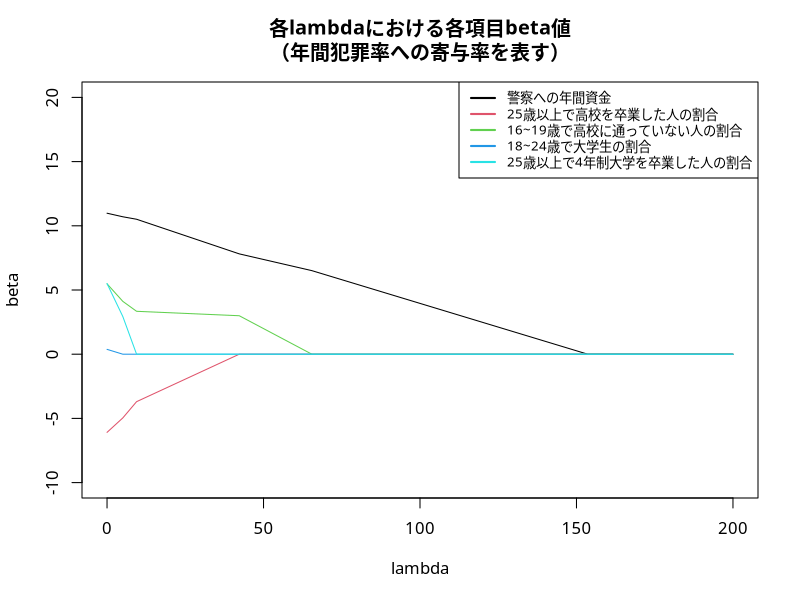

Source code (R):
# Clear Working Memory
rm(list = ls())

# Setting Japanese font (for MacOSX)
par(family= "HiraKakuProN-W3")

# Function for determining formula type
soft_th <- function(lambda, x) {
  # xの絶対値がlambdaの絶対値よりも小さいときは、0を返す。
  # xの絶対値がlambdaの絶対値よりも大きいときは、
  # 二者の絶対値の差に「xの元々の符号」を付けて返す。
  return(sign(x) * pmax(abs(x) - lambda, 0))
}

# Function for centralization
centralize <- function(X, y, standardize = TRUE) {
  X <- as.matrix(X)
  n <- nrow(X)
  p <- ncol(X)
  X_bar <- array(dim = p)
  X_sd <- array(dim = p)
  
  for (j in 1:p) {
    X_bar[j] <- mean(X[, j])
    X[, j] <- (X[, j] - X_bar[j])
    X_sd[j] <- sqrt(var(X[, j]))
    
    if (standardize == TRUE) {
      X[, j] <- X[, j] / X_sd[j]
    }
  }
  
  if (class(y) == "matrix") { # in case y is matrix
    K <- ncol(y)
    y_bar <- array(dim = K)
    
    for (k in 1:K) {
      y_bar[k] <- mean(y[, k])
      y[, k] <- y[, k] - y_bar[k]
    }
  } else { # in case y is vector
    y_bar <- mean(y)
    y <- y - y_bar
  }
  
  return(list(X = X, y = y, X_bar = X_bar, X_sd = X_sd, y_bar = y_bar))
}

# Function for linear Lasso
linear_lasso <- function(X, y, lambda = 0, beta = rep(0, ncol(X))) {
  n <- nrow(X)
  p <- ncol(X)
  
  res <- centralize(X, y) # X, yを中心化
  X <- res$X
  y <- res$y
  
  eps <- 1 # betaの収束判定用変数を1で初期化する。
  beta_old <- beta # beta_oldを引数betaで初期化する。
  
  # Lassoのコアルーチン
  while (eps > 0.001) {
    for (j in 1:p) {
      r <- y - as.matrix(X[, -j]) %*% beta[-j]
      beta[j] <- soft_th(lambda, sum(r * X[, j]) / n) / (sum(X[, j] * X[, j]) / n)
    }
    eps <- max(abs(beta - beta_old))
    print(eps)
    beta_old <- beta
  }
  
  beta <- beta / res$X_sd # betaを正規化する前の値に戻す。
  beta_0 <- res$y_bar - sum(res$X_bar * beta) # Lassoの切片beta_0
  
  return(list(beta = beta, beta_0 = beta_0))
}

# Main routine

df <- read.table("crime.txt")
X <- df[, 3:7]
y <- df[, 1]

p <- ncol(X)
lambda_seq <- seq(0, 200, 0.1)

plot(lambda_seq, 
     xlim = c(0, 200),
     ylim = c(-10, 20), 
     xlab = "lambda",
     ylab = "beta", 
     main = "各lambdaにおける各項目beta値\n（年間犯罪率への寄与率を表す）",
     type = "n",
     col = "red")

r <- length(lambda_seq)
coef_seq <- array(dim = c(r, p)) # 各lambdaに対するbeta値を格納する配列

for (i in 1:r) {
  coef_seq[i, ] <- linear_lasso(X, y, lambda_seq[i])$beta
}

for (j in 1:p) {
  par(new = TRUE)
  lines(lambda_seq, coef_seq[, j], col = j)
}

legend("topright",
       legend = c("警察への年間資金",
                  "25歳以上で高校を卒業した人の割合",
                  "16~19歳で高校に通っていない人の割合", 
                  "18~24歳で大学生の割合", 
                  "25歳以上で4年制大学を卒業した人の割合"),
       col = 1:p, # 凡例中の線の色（プロットされている線の色と揃える）
       lwd = 2, # 凡例中の線の太さ
       cex = 0.8) # 凡例フォントの大きさ
